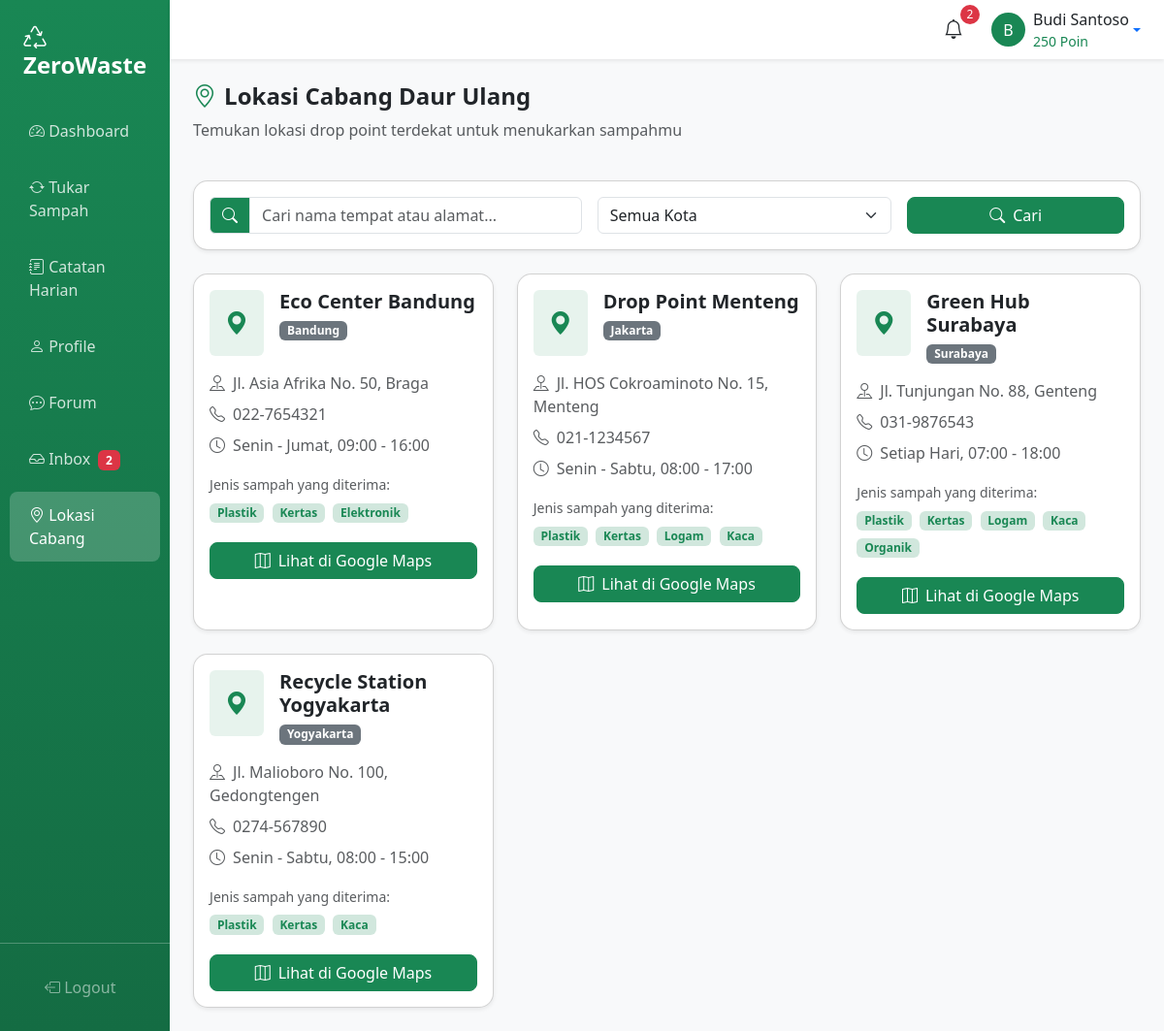
Page /user/lokasi.php (signed in) on the committed database.
### tables this page shows
CREATE TABLE `recycling_locations` (
  `id` int(11) NOT NULL AUTO_INCREMENT,
  `name` varchar(100) NOT NULL,
  `address` text NOT NULL,
  `city` varchar(100) NOT NULL,
  `phone` varchar(20) DEFAULT NULL,
  `maps_link` text DEFAULT NULL,
  `operating_hours` varchar(100) DEFAULT NULL,
  `waste_types` text DEFAULT NULL,
  `is_active` tinyint(1) DEFAULT 1,
  `created_at` datetime DEFAULT CURRENT_TIMESTAMP,
  PRIMARY KEY (`id`)
);

### config/functions.php (called while the page is built, shortened)
<?php
function sanitize($data) {
    return htmlspecialchars(trim($data), ENT_QUOTES, 'UTF-8');
}
?>

### user/lokasi.php (the view, shortened to what this page needs)
<?php
require_once '../config/database.php';
require_once '../config/functions.php';
$search = sanitize($_GET['search'] ?? '');
$sql = "SELECT * FROM recycling_locations WHERE is_active = 1";
$params = [];
$sql .= " ORDER BY city, name";
$stmt = $pdo->prepare($sql);
$stmt->execute($params);
$locations = $stmt->fetchAll();
?>
<!DOCTYPE html>
<html lang="id">
<head>
    <link href="https://cdn.jsdelivr.net/npm/bootstrap@5.3.2/dist/css/bootstrap.min.css" rel="stylesheet">
    <link href="https://cdn.jsdelivr.net/npm/bootstrap-icons@1.11.1/font/bootstrap-icons.css" rel="stylesheet">
    <link href="../assets/css/style.css" rel="stylesheet">
</head>
<body>
    <div class="d-flex">
        <?php include 'includes/sidebar.php'; ?>
        <div class="main-content flex-grow-1">
            <?php include 'includes/topbar.php'; ?>
            <div class="container-fluid p-4">
                <div class="row mb-4">
                    <div class="col-12">
                        <h4 class="fw-bold"><i class="bi bi-geo-alt me-2 text-success"></i>Lokasi Cabang Daur Ulang</h4>
                        <p class="text-muted">Temukan lokasi drop point terdekat untuk menukarkan sampahmu</p>
                    </div>
                </div>
                <div class="row mb-4">
                    <div class="col-12">
                        <div class="card shadow-sm">
                            <div class="card-body">
                                <form method="GET" class="row g-3">
                                    <div class="col-md-5">
                                        <div class="input-group">
                                            <span class="input-group-text bg-success text-white">
                                                <i class="bi bi-search"></i>
                                            </span>
                                            <input type="text" class="form-control" name="search" placeholder="Cari nama tempat atau alamat..." value="<?= sanitize($search) ?>">
                                        </div>
                                    </div>
                                    <div class="col-md-4">
                                        <select class="form-select" name="city">
                                            <option value="">Semua Kota</option>
                                        </select>
                                    </div>
                                    <div class="col-md-3">
                                        <button type="submit" class="btn btn-success w-100">
                                            <i class="bi bi-search me-2"></i>Cari
                                        </button>
                                    </div>
                                </form>
                            </div>
                        </div>
                    </div>
                </div>
                <div class="row g-4">
                    <?php if (empty($locations)): ?>
                    <div class="col-12">
                        <div class="card shadow-sm">
                            <div class="card-body text-center py-5">
                                <i class="bi bi-geo-alt fs-1 text-muted mb-3"></i>
                                <h5>Tidak ada lokasi ditemukan</h5>
                                <p class="text-muted">Coba ubah kata kunci pencarian Anda</p>
                            </div>
                        </div>
                    </div>
                    <?php else: ?>
                    <?php foreach ($locations as $loc): ?>
                    <div class="col-md-6 col-lg-4">
                        <div class="card shadow-sm h-100">
                            <div class="card-body">
                                <div class="d-flex align-items-start mb-3">
                                    <div class="bg-success bg-opacity-10 text-success rounded p-3 me-3">
                                        <i class="bi bi-geo-alt-fill fs-4"></i>
                                    </div>
                                    <div>
                                        <h5 class="fw-bold mb-1"><?= sanitize($loc['name']) ?></h5>
                                        <span class="badge bg-secondary"><?= sanitize($loc['city']) ?></span>
                                    </div>
                                </div>
                                <div class="mb-3">
                                    <p class="text-muted mb-2">
                                        <i class="bi bi-pin-map me-2"></i><?= sanitize($loc['address']) ?>
                                    </p>
                                    <?php if ($loc['phone']): ?>
                                    <p class="text-muted mb-2">
                                        <i class="bi bi-telephone me-2"></i><?= sanitize($loc['phone']) ?>
                                    </p>
                                    <?php endif; ?>
                                    <?php if ($loc['operating_hours']): ?>
                                    <p class="text-muted mb-2">
                                        <i class="bi bi-clock me-2"></i><?= sanitize($loc['operating_hours']) ?>
                                    </p>
                                    <?php endif; ?>
                                </div>
                                <?php if ($loc['waste_types']): ?>
                                <div class="mb-3">
                                    <small class="text-muted">Jenis sampah yang diterima:</small>
                                    <div class="mt-1">
                                        <?php
                                        $types = explode(',', $loc['waste_types']);
                                        foreach ($types as $type):
                                        ?>
                                        <span class="badge bg-success-subtle text-success me-1 mb-1"><?= trim(sanitize($type)) ?></span>
                                        <?php endforeach; ?>
                                    </div>
                                </div>
                                <?php endif; ?>
                                <?php if ($loc['maps_link']): ?>
                                <a href="<?= sanitize($loc['maps_link']) ?>" target="_blank" class="btn btn-success w-100">
                                    <i class="bi bi-map me-2"></i>Lihat di Google Maps
                                </a>
                                <?php endif; ?>
                            </div>
                        </div>
                    </div>
                    <?php endforeach; ?>
                    <?php endif; ?>
                </div>
            </div>
        </div>
    </div>
</body>
</html>

### assets/css/style.css (style rules this page uses)
:root { --primary-green: #198754; --light-green: #d1e7dd; --dark-green: #146c43; }
body { font-family: 'Segoe UI', Tahoma, Geneva, Verdana, sans-serif; }
.card { border-radius: 15px; transition: transform 0.2s, box-shadow 0.2s; }
.btn { border-radius: 8px; }
.btn-success { background-color: var(--primary-green); border-color: var(--primary-green); }
.main-content { background-color: #f8f9fa; min-height: 100vh; }

### rows in the picture
recycling_locations: name "Eco Center Bandung", city "Bandung", address "Jl. Asia Afrika No. 50, Braga", phone "022-7654321", operating_hours "Senin - Jumat, 09:00 - 16:00", waste_types "Plastik", waste_types "Kertas", waste_types "Elektronik"
recycling_locations: name "Drop Point Menteng", city "Jakarta", address "Jl. HOS Cokroaminoto No. 15, Menteng", phone "021-1234567", operating_hours "Senin - Sabtu, 08:00 - 17:00", waste_types "Plastik", waste_types "Kertas", waste_types "Logam", waste_types "Kaca"
recycling_locations: name "Green Hub Surabaya", city "Surabaya", address "Jl. Tunjungan No. 88, Genteng", phone "031-9876543", operating_hours "Setiap Hari, 07:00 - 18:00", waste_types "Plastik", waste_types "Kertas", waste_types "Logam", waste_types "Kaca", waste_types "Organik"
recycling_locations: name "Recycle Station Yogyakarta", city "Yogyakarta", address "Jl. Malioboro No. 100, Gedongtengen", phone "0274-567890", operating_hours "Senin - Sabtu, 08:00 - 15:00", waste_types "Plastik", waste_types "Kertas", waste_types "Kaca"

### other values in the picture
$count "2"
$unreadCount "2"
substr($_SESSION['full_name'], 0, 1) "B"
$_SESSION['full_name'] "Budi Santoso"
$_SESSION['points'] "250"
